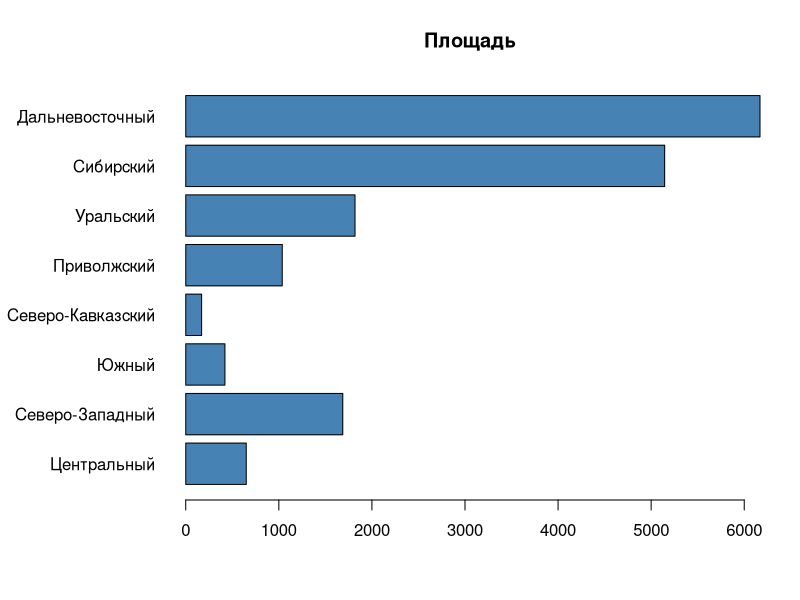
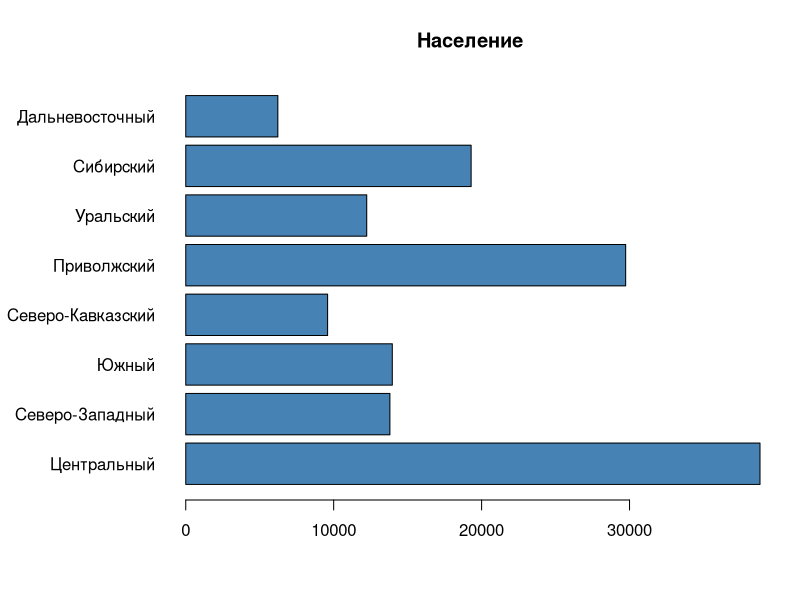
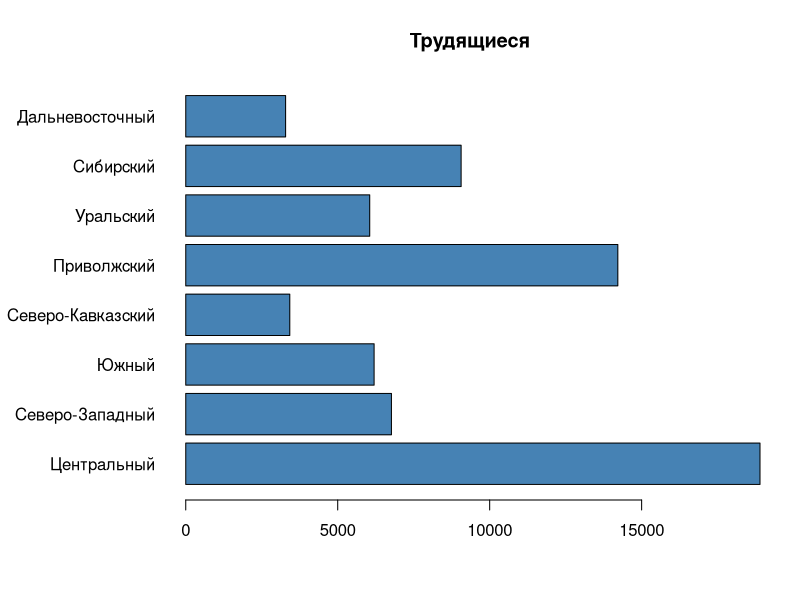
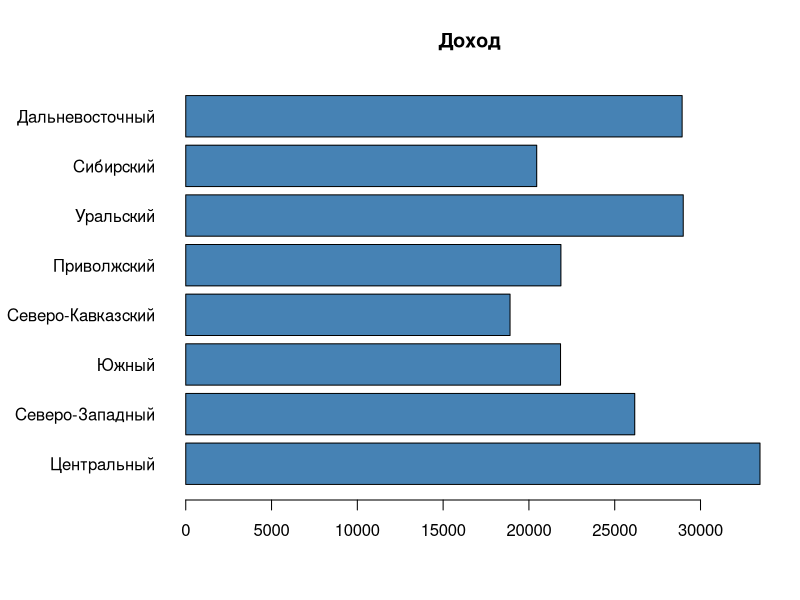
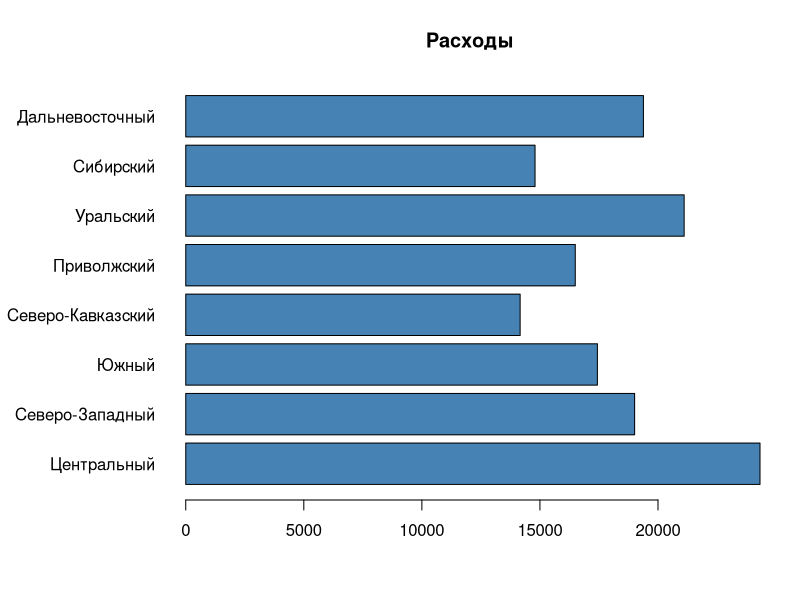
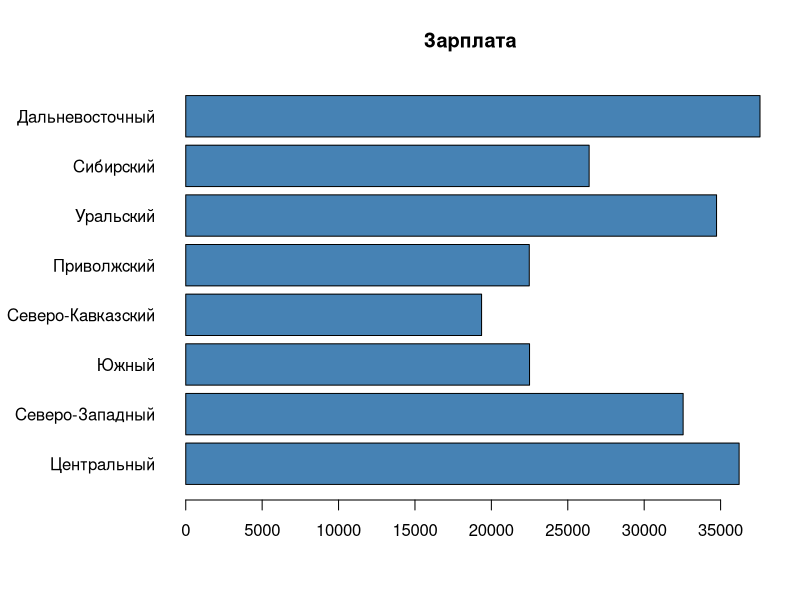
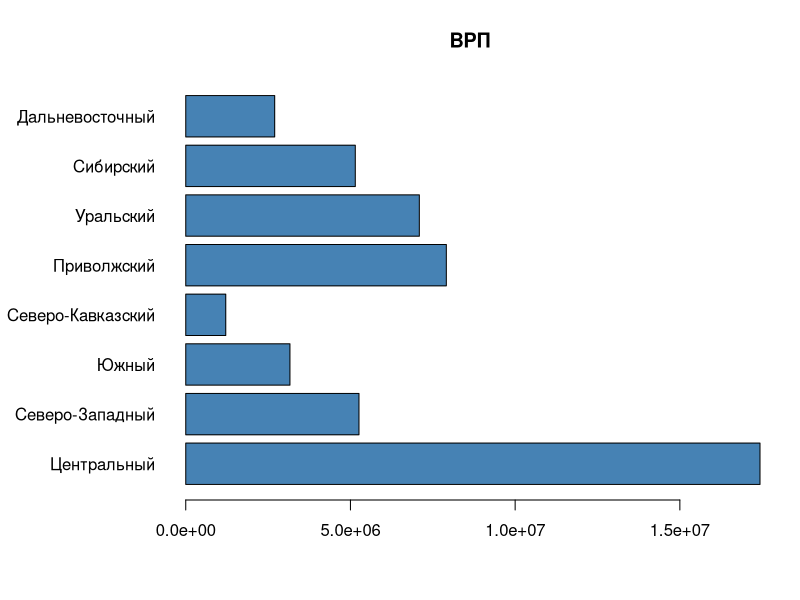
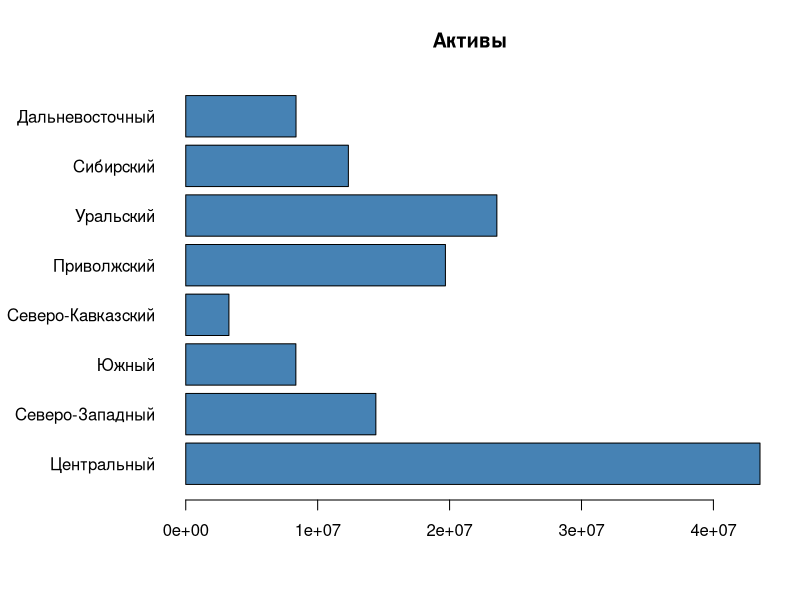

Generate these figures, in order, with R:
library(openxlsx)

# col.classes<-c("character",rep("numeric",8))
t <- read.xlsx("IncomeConsumption.xlsx", 1)
filter <- grep("федеральный округ", t$Регион)
okr <- t[filter, ]

names <- sub("федеральный округ", "", okr$Регион)

filter<-grepl("федеральный округ|Федерация|числе",t$Регион)
sub <- t[!filter, ]
for (i in 1:10) print(i)
for (i in 1:10){
  a <- factorial(i) # факториал i
  b <- exp(i) # e в степени i
  print(a/b) # факториал растет быстрее экспоненты
}
i <- 0
while(i < 10) {
  i <- i+1
  print(i)
}
# Пакетное рисование графиков
for(var in colnames(okr)[-1]){
  par(mar = c(5,9,4,2))
  barplot(okr[,var], 
          names.arg = names, 
          horiz = TRUE, 
          las = 1, 
          main = var,
          col = "steelblue")
}
# Пакетное рисование графиков
par(mfrow = c(1,2))
options(scipen = 999) # запрещаем использовать экспоненциальную форму записи больших чисел

for(var in colnames(okr)[-1]){
  par(mar = c(5,9,4,3)) # устанавливаем поля для столбчатой диаграммы
  barplot(okr[,var], 
          names.arg = names, 
          horiz = TRUE, 
          las = 1, 
          main = var, 
          xlab = "По федеральным округам",
          col = "steelblue")
  par(mar = c(5,3,4,1)) # устанавливаем поля для гистограммы
  hist(sub[,var], breaks = 12, col="green", main = var, xlab = "По субъектам")
}
for (i in 1:10){
  a <- factorial(i) # факториал i
  b <- exp(i) # e в степени i
  ratio <- a/b # вычисляем отношение экспоненты и факториала
  
  if (ratio < 1){ # если экспонента больше, то...
    cat(i,'! < exp(', i, ')\n', sep = '')
  } else { # в противном случае
    cat(i,'! > exp(', i, ')\n', sep = '')
  }
}
# Пакетное чтение данных
library(foreign) # для чтения dbf необходима библиотека foreign

files <- list.files("dbf") # прочитаем список файлов в директории dbf

files <- files[grep(".dbf", files, fixed = TRUE)] # отфильтруем файлы с расширением .dbf

names <- sub(".dbf","",files) # получим названия месяцев, избавившись от расширений

i <- 1 # Создадим дополнительно переменную цикла, чтобы выбирать i-е название месяца

for (file in files){ # пройдемся по всем файлам
  
  temp <- read.dbf(paste("dbf/", file, sep='')) # прочитаем текущий файл
  
  tmean <- mean(temp$Temp) # вычислим среднюю температуру из столбца Temp
  
  hist.col <- "white" # иницилизируем переменную цвета за пределами условия 
  
  # Проверим наше условие
  if (tmean < 0){ 
    hist.col <- "steelblue"
  } else if (tmean < 10){
    hist.col <- "yellow"
  } else {
    hist.col <- "orange"
  }
  
  # Построим гистограмму
  hist(temp$Temp, 
       col = hist.col, 
       main = names[i]) # Вот здесь нам нужна дополнительная переменная цикла
  
  # Нанесем линию среднего значения
  abline(v = tmean, 
         lwd = 2, 
         col = "red") 
  
  # Подпишем среднюю температуру
  text(tmean, 
       1000, 
       labels = round(tmean,1), 
       pos = 4, 
       col = "red")
  
  i <- i + 1 # Не забудем сделать инкремент переменной цикла
}

# Создадим функцию, возвращающую цвет в зависимости от температуры
selectColor <- function(value){ 
  hist.col <- "white"
  if (tmean < 0){
    hist.col <- "steelblue"
  } else if (tmean < 10){
    hist.col <- "yellow"
  } else {
    hist.col <- "orange"
  }
  return(hist.col)
}

i <- 1
par(mfrow = c(2,2))
for (file in files){
  temp <-  read.dbf(file)
  tmean <-  mean(temp$Temp)
  
  # выберем цвет с помощью нашей функции
  hist.col <- selectColor(tmean)
  
  # построим гистограмму
  hist(temp$Temp, 
       col = hist.col, 
       main = names[i])
  
  # добавим линию среднего
  abline(v = tmean, 
         lwd = 2, 
         col = "red")
  # подпишем среднее
  text(tmean, 
       1000, 
       labels = round(tmean,1), 
       pos = 4, 
       col = "red")
  i <- i+1
}
selectColor2 <- function(value, ncolors){ # передаем в качестве дополнительного параметра количество цветов
  hist.col <- "white"
  # генерируем ncolors цветов из соответствующей палитры
  if (tmean < 0){
    hist.col <- colorRampPalette(c("darkslateblue", "steelblue1"))(ncolors)  
  } else if (tmean < 10){
    hist.col <- colorRampPalette(c("steelblue1", "yellow"))(ncolors)
  } else {
    hist.col <- colorRampPalette(c("yellow", "red"))(ncolors)
  }
  return(hist.col)
}

i <- 1

par(mfrow = c(2,2))

ncells <- 25 # установим фиксированное количество столбцов гистограммы

for (file in files){
  temp <- read.dbf(file)
  tmean <- mean(temp$Temp)
  
  # получим для раскраски требуемое количество цветов
  hist.col <- selectColor2(tmean, ncells)
  
  # построим гистограмму
  hist(temp$Temp, 
       col = hist.col, 
       main = names[i], 
       breaks = ncells)
  
  # добавим линию среднего
  abline(v = tmean, 
         lwd = 2, 
         col = "red")
  
  # подпишем среднее
  text(tmean, 1000, 
       labels = round(tmean,1), 
       pos = 4, 
       col = "red")
  
  i <- i+1
}
